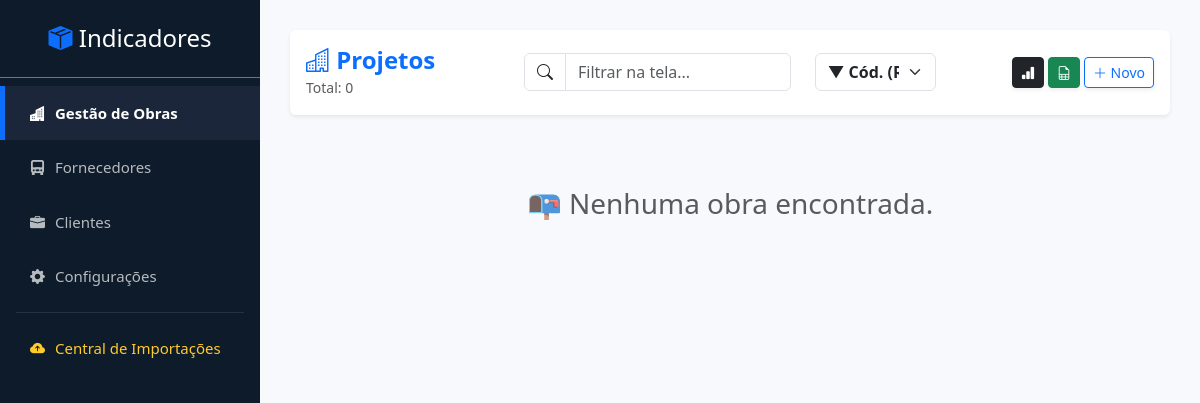
Before: / with the older database file.
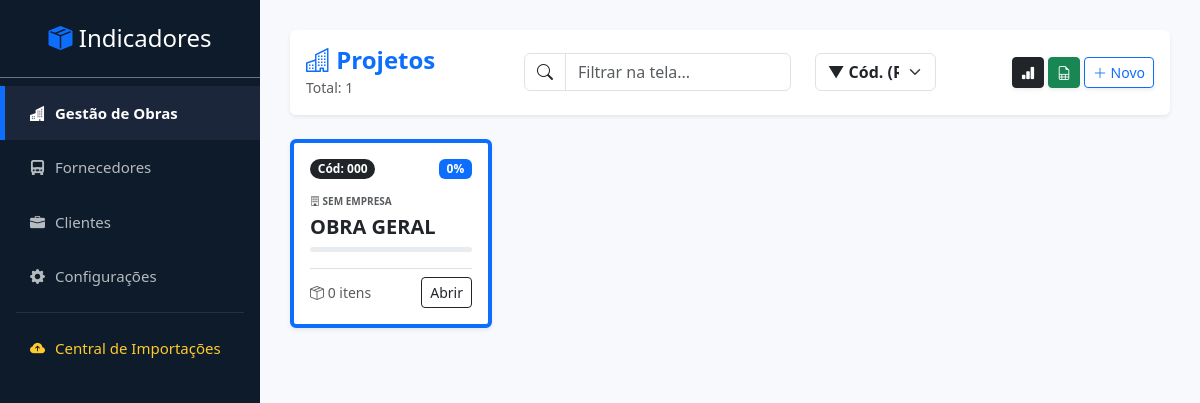
After: the same page with the newer database file.
### tables this page shows
CREATE TABLE `obras` (
  `id` int(11) NOT NULL,
  `nome` varchar(100) NOT NULL,
  `empresa_id` int(11) DEFAULT NULL,
  `codigo` varchar(50) DEFAULT NULL
);

### pages/obras.php (the view, shortened to what this page needs)
<?php
$filtro_ordem = $_GET['ordem'] ?? 'cod_desc';
switch ($filtro_ordem) {
    default:           $sql_order = "o.codigo DESC";
}
$sql = "SELECT
            o.id,
            o.codigo,
            o.nome,
            COALESCE(e.nome, 'Sem Empresa') as nome_empresa,
            COUNT(p.id) as total_itens,
            SUM(CASE WHEN p.qtd_recebida >= p.qtd_pedida THEN 1 ELSE 0 END) as itens_concluidos
        FROM obras o
        LEFT JOIN empresas e ON o.empresa_id = e.id
        LEFT JOIN pedidos p ON p.obra_id = o.id
        GROUP BY o.id
        ORDER BY $sql_order, o.id DESC";
try {
    $obras = $pdo->query($sql)->fetchAll(PDO::FETCH_ASSOC);
} catch (PDOException $e) {
    if(strpos($e->getMessage(), "Unknown column 'o.codigo'") !== false) {
        echo "<div class='alert alert-warning'>⚠️ Coluna código faltando. <a href='atualizar_banco.php'>Criar agora</a>.</div>";
        exit;
    }
    echo "<div class='alert alert-danger'>Erro: " . $e->getMessage() . "</div>";
    exit;
}
?>
<div class="card shadow-sm mb-4 border-0">
    <div class="card-body p-3">
        <form method="GET" id="formOrdem">
            <input type="hidden" name="page" value="obras"> <div class="row align-items-center">
                <div class="col-md-3">
                    <h4 class="m-0 text-primary fw-bold"><i class="bi bi-buildings"></i> Projetos</h4>
                    <small class="text-muted" id="contador">Total: <?php echo count($obras); ?></small>
                </div>
                <div class="col-md-4">
                    <div class="input-group">
                        <span class="input-group-text bg-white"><i class="bi bi-search"></i></span>
                        <input type="text" id="filtroInput" class="form-control" placeholder="Filtrar na tela...">
                    </div>
                </div>
                <div class="col-md-2">
                    <select name="ordem" class="form-select fw-bold text-dark" onchange="document.getElementById('formOrdem').submit()">
                        <option value="cod_desc" <?php echo ($filtro_ordem == 'cod_desc') ? 'selected' : ''; ?>>▼ Cód. (Recentes)</option>
                    </select>
                </div>
                <div class="col-md-3 text-end d-flex justify-content-end gap-1">
                    <a href="index.php?page=dashboard_obras" class="btn btn-dark btn-sm fw-bold shadow-sm" title="Dashboard">
                        <i class="bi bi-bar-chart-fill"></i>
                    </a>
                    <a href="index.php?page=carga_obras_simples" class="btn btn-success btn-sm shadow-sm" title="Importar">
                        <i class="bi bi-file-earmark-spreadsheet"></i>
                    </a>
                    <a href="index.php?page=nova_obra" class="btn btn-outline-primary btn-sm shadow-sm">
                        <i class="bi bi-plus-lg"></i> Novo
                    </a>
                </div>
            </div>
        </form>
    </div>
</div>
<div class="row" id="listaObras">
    <?php if(count($obras) == 0): ?>
        <div class="col-12 text-center p-5">
            <h3 class="text-muted">📭 Nenhuma obra encontrada.</h3>
        </div>
    <?php endif; ?>
    <?php foreach($obras as $obra):
        $total = $obra['total_itens'];
        $feitos = $obra['itens_concluidos'];
        $porcentagem = ($total > 0) ? round(($feitos / $total) * 100) : 0;
        $cor = 'primary';
        $textoBusca = strtolower($obra['codigo'] . ' ' . $obra['nome'] . ' ' . $obra['nome_empresa']);
    ?>
    <div class="col-xl-3 col-md-6 mb-4 obra-item" data-busca="<?php echo $textoBusca; ?>">
        <div class="card shadow-sm h-100 border-start border-4 border-<?php echo $cor; ?> hover-effect">
            <div class="card-body">
                <div class="d-flex justify-content-between align-items-start mb-2">
                    <span class="badge bg-dark rounded-pill">Cód: <?php echo $obra['codigo'] ?: 'S/N'; ?></span>
                    <span class="badge bg-<?php echo $cor; ?>"><?php echo $porcentagem; ?>%</span>
                </div>
                <small class="text-muted text-uppercase fw-bold" style="font-size: 10px;">
                    <i class="bi bi-building"></i> <?php echo substr($obra['nome_empresa'], 0, 25); ?>
                </small>
                <h5 class="card-title mt-1 text-truncate fw-bold text-dark" title="<?php echo $obra['nome']; ?>">
                    <?php echo $obra['nome']; ?>
                </h5>
                <div class="progress my-2" style="height: 5px;">
                </div>
                <div class="d-flex justify-content-between align-items-center mt-3 pt-2 border-top">
                    <small class="text-muted">
                        <i class="bi bi-box-seam"></i> <?php echo $total; ?> itens
                    </small>
                    <a href="index.php?page=detalhe_obra&id=<?php echo $obra['id']; ?>" class="btn btn-outline-dark btn-sm stretched-link">
                        Abrir
                    </a>
                </div>
            </div>
        </div>
    </div>
    <?php endforeach; ?>
</div>

### index.php (shortened to what this page needs)
<!DOCTYPE html>
<html lang="pt-br">
<head>
    <link href="https://cdn.jsdelivr.net/npm/bootstrap@5.3.0/dist/css/bootstrap.min.css" rel="stylesheet">
    <link rel="stylesheet" href="https://cdn.jsdelivr.net/npm/bootstrap-icons@1.10.0/font/bootstrap-icons.css">
    <link href="https://cdn.datatables.net/1.13.4/css/dataTables.bootstrap5.min.css" rel="stylesheet">
    <link href="css/style.css" rel="stylesheet">
</head>
<body>
    <div class="sidebar">
        <h4 class="text-center py-4 border-bottom border-secondary mb-2">
            <i class="bi bi-box-seam-fill text-primary"></i> Indicadores
        </h4>
        <a href="index.php?page=obras" class="<?php echo (!isset($_GET['page']) || $_GET['page']=='obras')?'active':''; ?>">
            <i class="bi bi-buildings-fill"></i> Gestão de Obras
        </a>
        <a href="index.php?page=fornecedores" class="<?php echo (isset($_GET['page']) && $_GET['page']=='fornecedores')?'active':''; ?>">
            <i class="bi bi-truck-front-fill"></i> Fornecedores
        </a>
        <a href="index.php?page=clientes" class="<?php echo (isset($_GET['page']) && $_GET['page']=='clientes')?'active':''; ?>">
            <i class="bi bi-briefcase-fill"></i> Clientes
        </a>
        <a href="index.php?page=configuracoes" class="<?php echo (isset($_GET['page']) && $_GET['page']=='configuracoes')?'active':''; ?>">
            <i class="bi bi-gear-fill"></i> Configurações
        </a>
        <hr class="border-secondary mx-3 my-2">
        <a href="index.php?page=central_importacoes" class="destaque <?php echo (isset($_GET['page']) && $_GET['page']=='central_importacoes')?'active':''; ?>">
            <i class="bi bi-cloud-arrow-up-fill"></i> Central de Importações
        </a>
    </div>
    <div class="content">
        <?php
            $pagina = isset($_GET['page']) ? $_GET['page'] : 'obras';
            $pagina = preg_replace('/[^a-zA-Z0-9_]/', '', $pagina);
            $arquivo = "pages/{$pagina}.php";
            if (file_exists($arquivo)) {
                include $arquivo;
            } else {
                echo "<div class='alert alert-danger shadow-sm'>
                        <h4 class='alert-heading'><i class='bi bi-exclamation-triangle'></i> Página não encontrada!</h4>
                        <p>O arquivo <b>$arquivo</b> não existe no sistema.</p>
                      </div>";
            }
        ?>
    </div>
</body>
</html>

### index.php (style rules this page uses)
body { display: flex; min-height: 100vh; overflow-x: hidden; background-color: #f8f9fc; }
.sidebar { min-width: 260px; background: #0d1b2a; color: white; min-height: 100vh; display: flex; flex-direction: column; }
.sidebar a { color: rgba(255,255,255,0.7); text-decoration: none; padding: 16px 25px; display: flex; align-items: center; gap: 10px; border-left: 5px solid transparent; transition: all 0.3s; font-size: 15px; }
.sidebar a.active { background: #1b263b; color: white; border-left-color: #0d6efd; font-weight: bold; }
.sidebar a.destaque { color: #ffca2c; }
.content { flex: 1; padding: 30px; width: 100%; overflow: hidden; }

Changed rows visible on the page:
added obras: codigo "000", porcentagem "0", nome_empresa "SEM EMPRESA", nome "OBRA GERAL", total "0"
Other visible differences:
count($obras): "0" → "1"
text no longer shown: "📭 Nenhuma obra encontrada."
